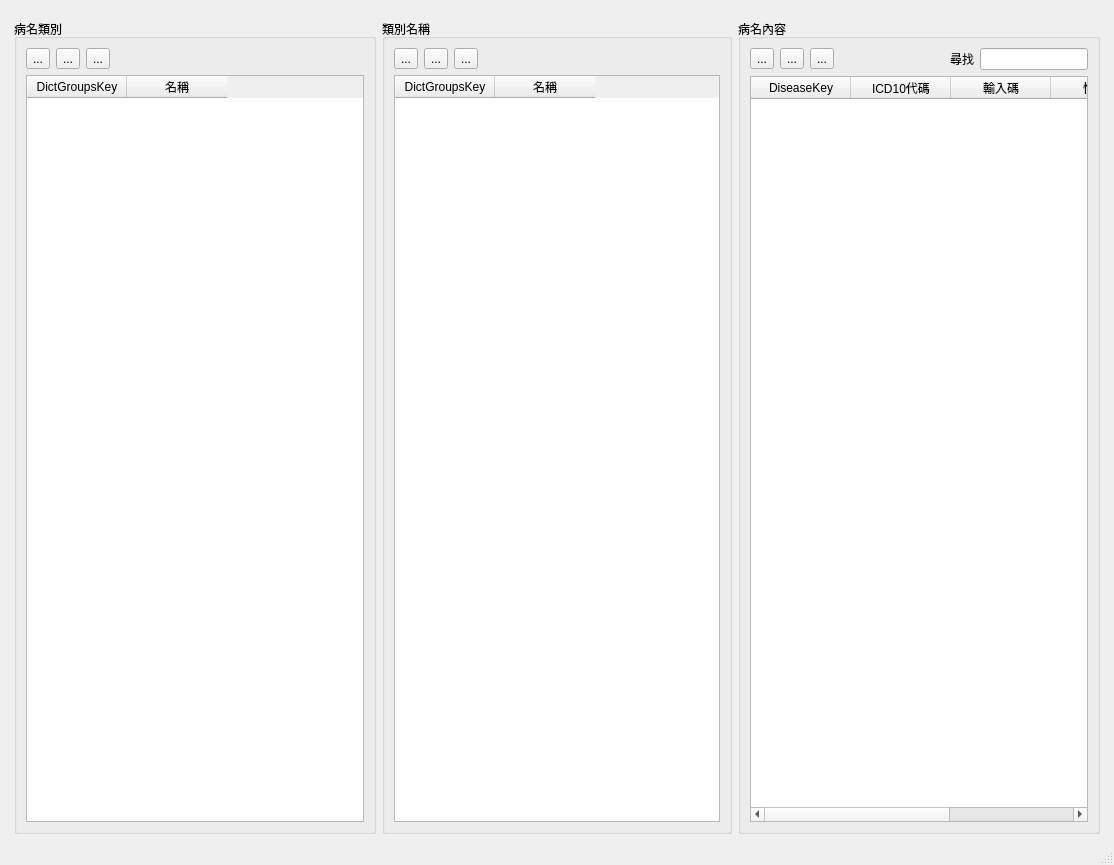
<?xml version="1.0" encoding="UTF-8"?>
<ui version="4.0">
 <class>Dict_disease</class>
 <widget class="QMainWindow" name="Dict_disease">
  <property name="geometry">
   <rect>
    <x>0</x>
    <y>0</y>
    <width>1114</width>
    <height>865</height>
   </rect>
  </property>
  <property name="windowTitle">
   <string>病名資料</string>
  </property>
  <widget class="QWidget" name="centralwidget">
   <layout class="QHBoxLayout" name="horizontalLayout">
    <item>
     <layout class="QHBoxLayout" name="horizontalLayout_2">
      <property name="leftMargin">
       <number>5</number>
      </property>
      <property name="topMargin">
       <number>10</number>
      </property>
      <property name="rightMargin">
       <number>5</number>
      </property>
      <item>
       <widget class="QGroupBox" name="groupBox_dict_groups_type">
        <property name="maximumSize">
         <size>
          <width>420</width>
          <height>16777215</height>
         </size>
        </property>
        <property name="title">
         <string>病名類別</string>
        </property>
        <layout class="QVBoxLayout" name="verticalLayout_4">
         <item>
          <layout class="QVBoxLayout" name="verticalLayout_3">
           <item>
            <layout class="QHBoxLayout" name="horizontalLayout_3">
             <item>
              <widget class="QToolButton" name="toolButton_add_dict_groups">
               <property name="text">
                <string>...</string>
               </property>
               <property name="icon">
                <iconset>
                 <normaloff>../icons/gtk-add.svg</normaloff>../icons/gtk-add.svg</iconset>
               </property>
              </widget>
             </item>
             <item>
              <widget class="QToolButton" name="toolButton_remove_dict_groups">
               <property name="text">
                <string>...</string>
               </property>
               <property name="icon">
                <iconset>
                 <normaloff>../icons/gtk-remove.svg</normaloff>../icons/gtk-remove.svg</iconset>
               </property>
              </widget>
             </item>
             <item>
              <widget class="QToolButton" name="toolButton_edit_dict_groups">
               <property name="text">
                <string>...</string>
               </property>
               <property name="icon">
                <iconset>
                 <normaloff>../icons/gtk-edit.svg</normaloff>../icons/gtk-edit.svg</iconset>
               </property>
              </widget>
             </item>
             <item>
              <spacer name="horizontalSpacer">
               <property name="orientation">
                <enum>Qt::Horizontal</enum>
               </property>
               <property name="sizeHint" stdset="0">
                <size>
                 <width>40</width>
                 <height>20</height>
                </size>
               </property>
              </spacer>
             </item>
            </layout>
           </item>
           <item>
            <widget class="QTableWidget" name="tableWidget_dict_groups">
             <property name="maximumSize">
              <size>
               <width>16777215</width>
               <height>16777215</height>
              </size>
             </property>
             <property name="editTriggers">
              <set>QAbstractItemView::NoEditTriggers</set>
             </property>
             <property name="selectionMode">
              <enum>QAbstractItemView::SingleSelection</enum>
             </property>
             <property name="selectionBehavior">
              <enum>QAbstractItemView::SelectRows</enum>
             </property>
             <column>
              <property name="text">
               <string>DictGroupsKey</string>
              </property>
             </column>
             <column>
              <property name="text">
               <string>名稱</string>
              </property>
             </column>
            </widget>
           </item>
          </layout>
         </item>
        </layout>
       </widget>
      </item>
      <item>
       <widget class="QGroupBox" name="groupBox_dict_groups_name">
        <property name="maximumSize">
         <size>
          <width>350</width>
          <height>16777215</height>
         </size>
        </property>
        <property name="title">
         <string>類別名稱</string>
        </property>
        <layout class="QVBoxLayout" name="verticalLayout_2">
         <item>
          <layout class="QVBoxLayout" name="verticalLayout">
           <item>
            <layout class="QHBoxLayout" name="horizontalLayout_4">
             <item>
              <widget class="QToolButton" name="toolButton_add_groups_name">
               <property name="text">
                <string>...</string>
               </property>
               <property name="icon">
                <iconset>
                 <normaloff>../icons/gtk-add.svg</normaloff>../icons/gtk-add.svg</iconset>
               </property>
              </widget>
             </item>
             <item>
              <widget class="QToolButton" name="toolButton_remove_groups_name">
               <property name="text">
                <string>...</string>
               </property>
               <property name="icon">
                <iconset>
                 <normaloff>../icons/gtk-remove.svg</normaloff>../icons/gtk-remove.svg</iconset>
               </property>
              </widget>
             </item>
             <item>
              <widget class="QToolButton" name="toolButton_edit_groups_name">
               <property name="text">
                <string>...</string>
               </property>
               <property name="icon">
                <iconset>
                 <normaloff>../icons/gtk-edit.svg</normaloff>../icons/gtk-edit.svg</iconset>
               </property>
              </widget>
             </item>
             <item>
              <spacer name="horizontalSpacer_2">
               <property name="orientation">
                <enum>Qt::Horizontal</enum>
               </property>
               <property name="sizeHint" stdset="0">
                <size>
                 <width>40</width>
                 <height>20</height>
                </size>
               </property>
              </spacer>
             </item>
            </layout>
           </item>
           <item>
            <widget class="QTableWidget" name="tableWidget_dict_groups_name">
             <property name="maximumSize">
              <size>
               <width>16777215</width>
               <height>16777215</height>
              </size>
             </property>
             <property name="editTriggers">
              <set>QAbstractItemView::NoEditTriggers</set>
             </property>
             <property name="selectionMode">
              <enum>QAbstractItemView::SingleSelection</enum>
             </property>
             <property name="selectionBehavior">
              <enum>QAbstractItemView::SelectRows</enum>
             </property>
             <column>
              <property name="text">
               <string>DictGroupsKey</string>
              </property>
             </column>
             <column>
              <property name="text">
               <string>名稱</string>
              </property>
             </column>
            </widget>
           </item>
          </layout>
         </item>
        </layout>
       </widget>
      </item>
      <item>
       <widget class="QGroupBox" name="groupBox_dict_disease">
        <property name="title">
         <string>病名內容</string>
        </property>
        <layout class="QVBoxLayout" name="verticalLayout_6">
         <item>
          <layout class="QVBoxLayout" name="verticalLayout_5">
           <item>
            <layout class="QHBoxLayout" name="horizontalLayout_5">
             <item>
              <widget class="QToolButton" name="toolButton_add_disease">
               <property name="text">
                <string>...</string>
               </property>
               <property name="icon">
                <iconset>
                 <normaloff>../icons/gtk-add.svg</normaloff>../icons/gtk-add.svg</iconset>
               </property>
              </widget>
             </item>
             <item>
              <widget class="QToolButton" name="toolButton_remove_disease">
               <property name="text">
                <string>...</string>
               </property>
               <property name="icon">
                <iconset>
                 <normaloff>../icons/gtk-remove.svg</normaloff>../icons/gtk-remove.svg</iconset>
               </property>
              </widget>
             </item>
             <item>
              <widget class="QToolButton" name="toolButton_edit_disease">
               <property name="text">
                <string>...</string>
               </property>
               <property name="icon">
                <iconset>
                 <normaloff>../icons/gtk-edit.svg</normaloff>../icons/gtk-edit.svg</iconset>
               </property>
              </widget>
             </item>
             <item>
              <spacer name="horizontalSpacer_3">
               <property name="orientation">
                <enum>Qt::Horizontal</enum>
               </property>
               <property name="sizeHint" stdset="0">
                <size>
                 <width>40</width>
                 <height>20</height>
                </size>
               </property>
              </spacer>
             </item>
             <item>
              <spacer name="horizontalSpacer_4">
               <property name="orientation">
                <enum>Qt::Horizontal</enum>
               </property>
               <property name="sizeHint" stdset="0">
                <size>
                 <width>40</width>
                 <height>20</height>
                </size>
               </property>
              </spacer>
             </item>
             <item>
              <widget class="QLabel" name="label">
               <property name="text">
                <string>尋找</string>
               </property>
              </widget>
             </item>
             <item>
              <widget class="QLineEdit" name="lineEdit_find_disease">
               <property name="clearButtonEnabled">
                <bool>true</bool>
               </property>
              </widget>
             </item>
            </layout>
           </item>
           <item>
            <widget class="QTableWidget" name="tableWidget_dict_disease">
             <property name="editTriggers">
              <set>QAbstractItemView::NoEditTriggers</set>
             </property>
             <property name="selectionMode">
              <enum>QAbstractItemView::SingleSelection</enum>
             </property>
             <property name="selectionBehavior">
              <enum>QAbstractItemView::SelectRows</enum>
             </property>
             <column>
              <property name="text">
               <string>DiseaseKey</string>
              </property>
             </column>
             <column>
              <property name="text">
               <string>ICD10代碼</string>
              </property>
             </column>
             <column>
              <property name="text">
               <string>輸入碼</string>
              </property>
             </column>
             <column>
              <property name="text">
               <string>慢性病</string>
              </property>
             </column>
             <column>
              <property name="text">
               <string>中文病名</string>
              </property>
             </column>
            </widget>
           </item>
          </layout>
         </item>
        </layout>
       </widget>
      </item>
     </layout>
    </item>
   </layout>
  </widget>
  <widget class="QStatusBar" name="statusbar"/>
  <widget class="QMenuBar" name="menubar">
   <property name="geometry">
    <rect>
     <x>0</x>
     <y>0</y>
     <width>1114</width>
     <height>27</height>
    </rect>
   </property>
  </widget>
  <action name="action">
   <property name="text">
    <string>匯出</string>
   </property>
  </action>
 </widget>
 <resources/>
 <connections/>
</ui>
